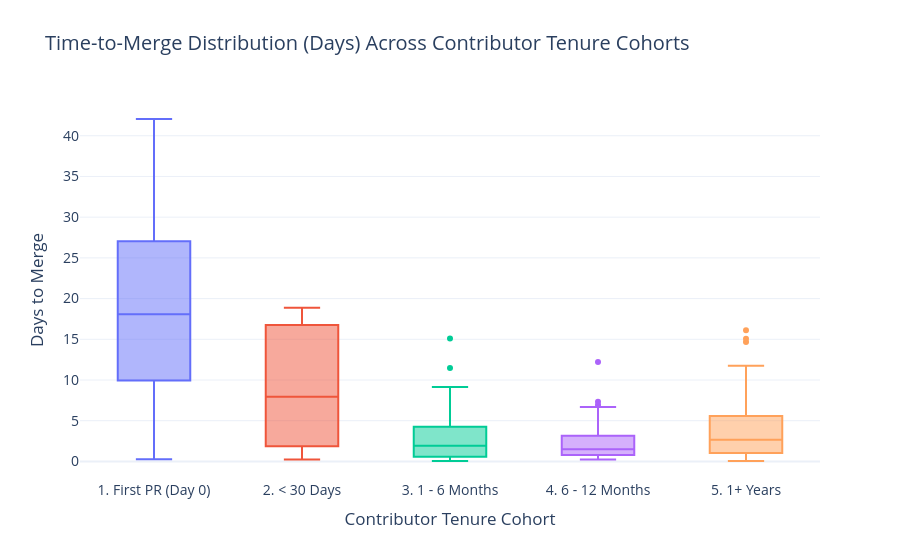

This figure's notebook cell:
### Markdown cell above
## Time-to-Merge Distribution (Days)

Box plot showing the distribution of days from creation to merge across contributor tenure cohorts.

### Code cell
merged_df = df[df["is_merged"]].sort_values("tenure_cohort")

fig_box = px.box(
    merged_df,
    x="tenure_cohort",
    y="merge_duration_days",
    color="tenure_cohort",
    points="outliers",
    title="Time-to-Merge Distribution (Days) Across Contributor Tenure Cohorts",
    labels={"tenure_cohort": "Tenure Cohort", "merge_duration_days": "Days to Merge"},
    template="plotly_white",
)

fig_box.update_layout(
    xaxis_title="Contributor Tenure Cohort",
    yaxis_title="Days to Merge",
    font=dict(size=14),
    showlegend=False,
)

fig_box.show()

### Figure 1 — Plotly figure (JSON) as saved in the notebook; plotly's stock layout.template omitted (floating-point values rounded to 4 significant figures)
{"data": [{"alignmentgroup": "True", "boxpoints": "outliers", "hovertemplate": "Tenure Cohort=%{x}<br>Days to Merge=%{y}<extra></extra>", "legendgroup": "1. First PR (Day 0)", "marker": {"color": "#636efa"}, "name": "1. First PR (Day 0)", "notched": false, "offsetgroup": "1. First PR (Day 0)", "orientation": "v", "showlegend": true, "x": ["1. First PR (Day 0)", "1. First PR (Day 0)", "1. First PR (Day 0)", "1. First PR (Day 0)", "1. First PR (Day 0)", "1. First PR (Day 0)", "1. First PR (Day 0)", "1. First PR (Day 0)", "1. First PR (Day 0)", "1. First PR (Day 0)", "1. First PR (Day 0)", "1. First PR (Day 0)", "1. First PR (Day 0)", "1. First PR (Day 0)", "1. First PR (Day 0)", "1. First PR (Day 0)"], "x0": " ", "xaxis": "x", "y": [0.2575, 10.41, 1.3, 21.43, 7.502, 13.55, 42.06, 28.41, 14.67, 9.499, 28.01, 20.97, 16.7, 26.09, 41.96, 19.46], "y0": " ", "yaxis": "y", "type": "box"}, {"alignmentgroup": "True", "boxpoints": "outliers", "hovertemplate": "Tenure Cohort=%{x}<br>Days to Merge=%{y}<extra></extra>", "legendgroup": "2. < 30 Days", "marker": {"color": "#EF553B"}, "name": "2. < 30 Days", "notched": false, "offsetgroup": "2. < 30 Days", "orientation": "v", "showlegend": true, "x": ["2. < 30 Days", "2. < 30 Days", "2. < 30 Days", "2. < 30 Days", "2. < 30 Days", "2. < 30 Days", "2. < 30 Days"], "x0": " ", "xaxis": "x", "y": [18.86, 1.234, 3.779, 0.2336, 18.63, 7.941, 11.11], "y0": " ", "yaxis": "y", "type": "box"}, {"alignmentgroup": "True", "boxpoints": "outliers", "hovertemplate": "Tenure Cohort=%{x}<br>Days to Merge=%{y}<extra></extra>", "legendgroup": "3. 1 - 6 Months", "marker": {"color": "#00cc96"}, "name": "3. 1 - 6 Months", "notched": false, "offsetgroup": "3. 1 - 6 Months", "orientation": "v", "showlegend": true, "x": ["3. 1 - 6 Months", "3. 1 - 6 Months", "3. 1 - 6 Months", "3. 1 - 6 Months", "3. 1 - 6 Months", "3. 1 - 6 Months", "3. 1 - 6 Months", "3. 1 - 6 Months", "3. 1 - 6 Months", "3. 1 - 6 Months", "3. 1 - 6 Months", "3. 1 - 6 Months", "3. 1 - 6 Months", "3. 1 - 6 Months", "3. 1 - 6 Months", "3. 1 - 6 Months", "3. 1 - 6 Months", "3. 1 - 6 Months", "3. 1 - 6 Months", "3. 1 - 6 Months", "3. 1 - 6 Months", "3. 1 - 6 Months", "3. 1 - 6 Months", "3. 1 - 6 Months", "3. 1 - 6 Months", "3. 1 - 6 Months", "3. 1 - 6 Months", "3. 1 - 6 Months", "3. 1 - 6 Months", "3. 1 - 6 Months", "3. 1 - 6 Months", "3. 1 - 6 Months", "3. 1 - 6 Months", "3. 1 - 6 Months"], "x0": " ", "xaxis": "x", "y": [2.571, 1.395, 4.262, 0.05128, 0.2075, 4.484, 9.141, 1.395, 0.2761, 0.5767, 0.6619, 0.6477, 4.104, 3.46, 1.552, 0.9086, 5.128, 11.46, 5.865, 0.3052, 1.932, 3.497, 0.484, 0.2028, 15.1, 0.2644, 0.3731, 2.181, 2.688, 8.464, 1.896, 1.678, 7.653, 3.457], "y0": " ", "yaxis": "y", "type": "box"}, {"alignmentgroup": "True", "boxpoints": "outliers", "hovertemplate": "Tenure Cohort=%{x}<br>Days to Merge=%{y}<extra></extra>", "legendgroup": "4. 6 - 12 Months", "marker": {"color": "#ab63fa"}, "name": "4. 6 - 12 Months", "notched": false, "offsetgroup": "4. 6 - 12 Months", "orientation": "v", "showlegend": true, "x": ["4. 6 - 12 Months", "4. 6 - 12 Months", "4. 6 - 12 Months", "4. 6 - 12 Months", "4. 6 - 12 Months", "4. 6 - 12 Months", "4. 6 - 12 Months", "4. 6 - 12 Months", "4. 6 - 12 Months", "4. 6 - 12 Months", "4. 6 - 12 Months", "4. 6 - 12 Months", "4. 6 - 12 Months", "4. 6 - 12 Months", "4. 6 - 12 Months", "4. 6 - 12 Months", "4. 6 - 12 Months", "4. 6 - 12 Months", "4. 6 - 12 Months", "4. 6 - 12 Months", "4. 6 - 12 Months", "4. 6 - 12 Months", "4. 6 - 12 Months", "4. 6 - 12 Months", "4. 6 - 12 Months", "4. 6 - 12 Months", "4. 6 - 12 Months", "4. 6 - 12 Months", "4. 6 - 12 Months", "4. 6 - 12 Months", "4. 6 - 12 Months", "4. 6 - 12 Months", "4. 6 - 12 Months", "4. 6 - 12 Months", "4. 6 - 12 Months", "4. 6 - 12 Months", "4. 6 - 12 Months"], "x0": " ", "xaxis": "x", "y": [1.029, 1.502, 2.296, 12.21, 0.6131, 1.436, 4.73, 0.243, 3.83, 1.427, 3.387, 1.465, 3.089, 2.415, 0.3757, 0.527, 3.634, 0.3183, 2.151, 6.941, 0.4777, 0.7026, 0.8088, 7.325, 1.135, 0.7139, 6.691, 2.173, 1.018, 2.509, 2.076, 2.319, 1.743, 3.978, 1.098, 0.4465, 1.361], "y0": " ", "yaxis": "y", "type": "box"}, {"alignmentgroup": "True", "boxpoints": "outliers", "hovertemplate": "Tenure Cohort=%{x}<br>Days to Merge=%{y}<extra></extra>", "legendgroup": "5. 1+ Years", "marker": {"color": "#FFA15A"}, "name": "5. 1+ Years", "notched": false, "offsetgroup": "5. 1+ Years", "orientation": "v", "showlegend": true, "x": ["5. 1+ Years", "5. 1+ Years", "5. 1+ Years", "5. 1+ Years", "5. 1+ Years", "5. 1+ Years", "5. 1+ Years", "5. 1+ Years", "5. 1+ Years", "5. 1+ Years", "5. 1+ Years", "5. 1+ Years", "5. 1+ Years", "5. 1+ Years", "5. 1+ Years", "5. 1+ Years", "5. 1+ Years", "5. 1+ Years", "5. 1+ Years", "5. 1+ Years", "5. 1+ Years", "5. 1+ Years", "5. 1+ Years", "5. 1+ Years", "5. 1+ Years", "5. 1+ Years", "5. 1+ Years", "5. 1+ Years", "5. 1+ Years", "5. 1+ Years", "5. 1+ Years", "5. 1+ Years", "5. 1+ Years", "5. 1+ Years", "5. 1+ Years", "5. 1+ Years", "5. 1+ Years", "5. 1+ Years", "5. 1+ Years", "5. 1+ Years", "5. 1+ Years", "5. 1+ Years", "5. 1+ Years", "5. 1+ Years", "5. 1+ Years", "5. 1+ Years", "5. 1+ Years", "5. 1+ Years", "5. 1+ Years", "5. 1+ Years", "5. 1+ Years", "5. 1+ Years", "5. 1+ Years", "5. 1+ Years"], "x0": " ", "xaxis": "x", "y": [8.951, 3.005, 0.9197, 4.667, 14.66, 8.877, 3.131, 1.429, 3.765, 1.42, 2.601, 0.2379, 2.108, 3.501, 0.6862, 0.09, 0.06397, 1.874, 1.105, 6.926, 7.992, 2.871, 0.1303, 8.834, 4.681, 0.3848, 1.485, 15.07, 0.6664, 1.044, 9.276, 1.15, 1.369, 0.9716, 1.192, 16.1, 3.169, 11.74, 9.751, 0.6255, 7.34, 2.024, 1.255, 0.9248, 2.745, 0.4351, 5.439, 0.9998, 2.953, 6.558, 5.586, 4.144, 2.17, 3.702], "y0": " ", "yaxis": "y", "type": "box"}], "layout": {"xaxis": {"anchor": "y", "domain": [0.0, 1.0], "title": {"text": "Contributor Tenure Cohort"}, "categoryorder": "array", "categoryarray": ["1. First PR (Day 0)", "2. < 30 Days", "3. 1 - 6 Months", "4. 6 - 12 Months", "5. 1+ Years"]}, "yaxis": {"anchor": "x", "domain": [0.0, 1.0], "title": {"text": "Days to Merge"}}, "legend": {"title": {"text": "Tenure Cohort"}, "tracegroupgap": 0}, "title": {"text": "Time-to-Merge Distribution (Days) Across Contributor Tenure Cohorts"}, "boxmode": "overlay", "font": {"size": 14}, "showlegend": false}}
